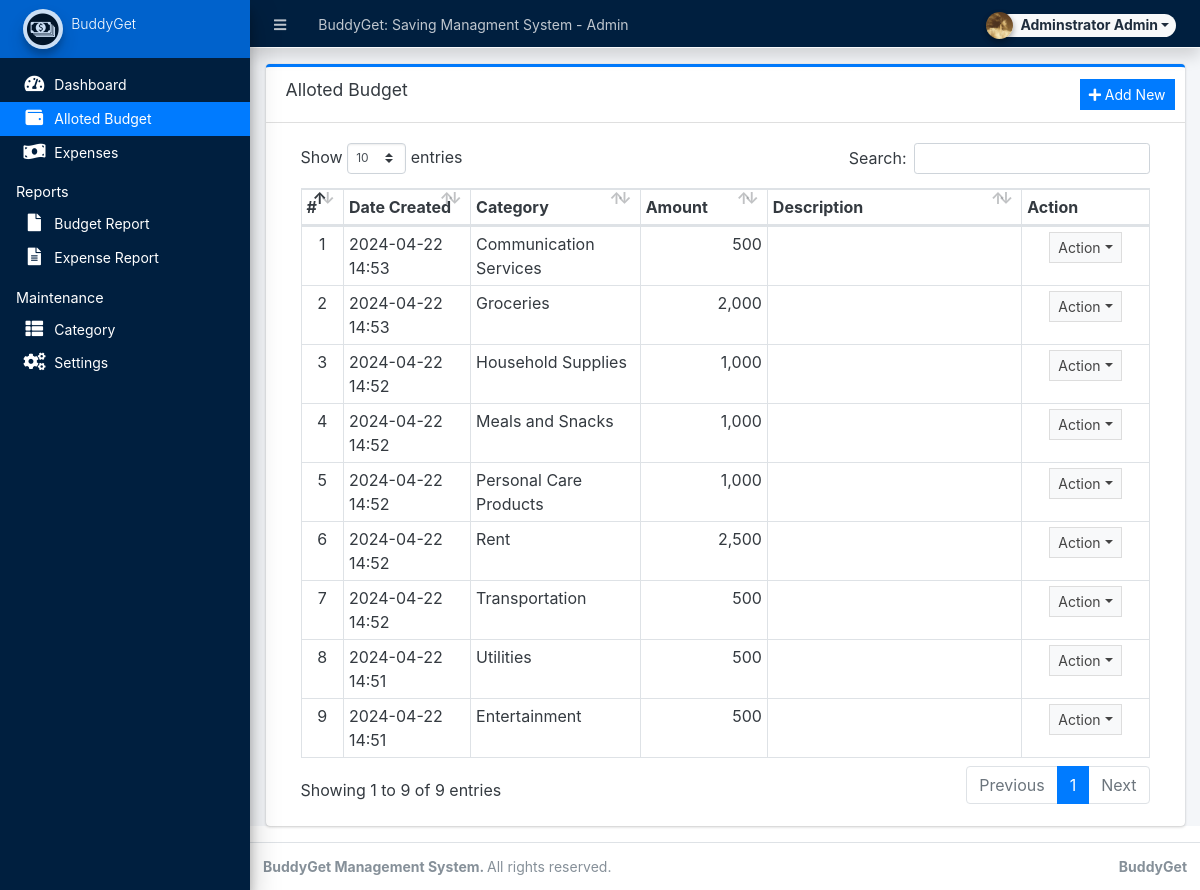
The page /admin/?page=budget (signed in) on the database its author committed.
### tables this page shows
CREATE TABLE `running_balance` (
  `id` int(30) NOT NULL,
  `balance_type` tinyint(1) NOT NULL COMMENT '1=budget, 2=expense',
  `category_id` int(30) NOT NULL,
  `amount` float NOT NULL,
  `remarks` text NOT NULL,
  `user_id` text NOT NULL,
  `date_created` datetime NOT NULL DEFAULT current_timestamp(),
  `date_updated` datetime DEFAULT NULL ON UPDATE current_timestamp()
);

CREATE TABLE `categories` (
  `id` int(30) NOT NULL,
  `category` varchar(250) NOT NULL,
  `description` text DEFAULT NULL,
  `status` tinyint(1) NOT NULL DEFAULT 1,
  `balance` float NOT NULL DEFAULT 0,
  `date_created` datetime NOT NULL DEFAULT current_timestamp(),
  `date_updated` datetime DEFAULT NULL ON UPDATE current_timestamp()
);

### admin/budget/index.php (the view, shortened to what this page needs)
<div class="card card-outline card-primary">
	<div class="card-header">
		<h3 class="card-title">Alloted Budget</h3>
		<div class="card-tools">
			<a href="javascript:void(0)" id="manage_budget" class="btn btn-flat btn-sm btn-primary"><span class="fas fa-plus"></span>  Add New</a>
		</div>
	</div>
	<div class="card-body">
		<div class="container-fluid">
        <div class="container-fluid">
			<table class="table table-bordered table-stripped">
				<colgroup>
					<col width="5%">
					<col width="15%">
					<col width="20%">
					<col width="15%">
					<col width="30%">
					<col width="15%">
				</colgroup>
				<thead>
					<tr>
						<th>#</th>
						<th>Date Created</th>
						<th>Category</th>
						<th>Amount</th>
						<th>Description</th>
						<th>Action</th>
					</tr>
				</thead>
				<tbody>
					<?php
					$i = 1;
						$qry = $conn->query("SELECT r.*,c.category,c.balance from `running_balance` r inner join `categories` c on r.category_id = c.id where c.status=1 and r.balance_type = 1 order by unix_timestamp(r.date_created) desc");
						while($row = $qry->fetch_assoc()):
							foreach($row as $k=> $v){
								$row[$k] = trim(stripslashes($v));
							}
                            $row['remarks'] = strip_tags(stripslashes(html_entity_decode($row['remarks'])));
					?>
						<tr>
							<td class="text-center"><?php echo $i++; ?></td>
							<td><?php echo date("Y-m-d H:i",strtotime($row['date_created'])) ?></td>
							<td><?php echo $row['category'] ?></td>
							<td ><p class="m-0 text-right"><?php echo number_format($row['amount']) ?></p></td>
							<td ><p class="m-0 truncate"><?php echo ($row['remarks']) ?></p></td>
							<td align="center">
								 <button type="button" class="btn btn-flat btn-default btn-sm dropdown-toggle dropdown-icon" data-toggle="dropdown">
				                  		Action
				                  </button>
							</td>
						</tr>
					<?php endwhile; ?>
				</tbody>
			</table>
		</div>
		</div>
	</div>
</div>

### rows shown on the page
running_balance: date_created "2024-04-22 14:53", category.category "Communication Services", amount "500"
running_balance: date_created "2024-04-22 14:53", category.category "Groceries", amount "2,000"
running_balance: date_created "2024-04-22 14:52", category.category "Household Supplies", amount "1,000"
running_balance: date_created "2024-04-22 14:52", category.category "Meals and Snacks", amount "1,000"
running_balance: date_created "2024-04-22 14:52", category.category "Personal Care Products", amount "1,000"
running_balance: date_created "2024-04-22 14:52", category.category "Rent", amount "2,500"
running_balance: date_created "2024-04-22 14:52", category.category "Transportation", amount "500"
running_balance: date_created "2024-04-22 14:51", category.category "Utilities", amount "500"
running_balance: date_created "2024-04-22 14:51", category.category "Entertainment", amount "500"

### other values the page prints
$_settings->info('name') "BuddyGet: Saving Managment System"
$_settings->userdata('firstname').' '.$_settings->userdata('lastname') "Adminstrator Admin"
$_settings->info('short_name') "BuddyGet"
